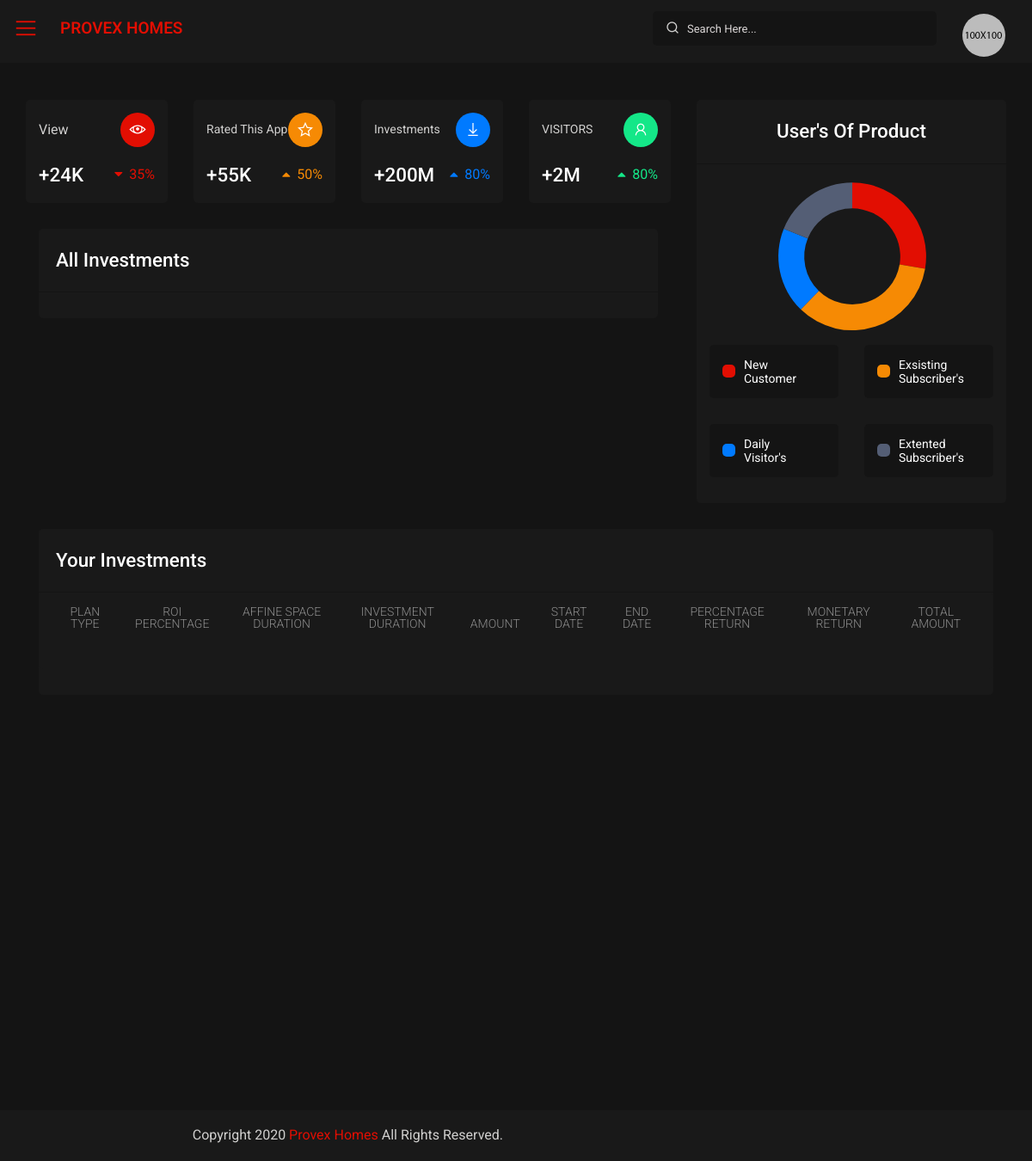
The page /dashboard/ (signed in) on the database as committed earlier.
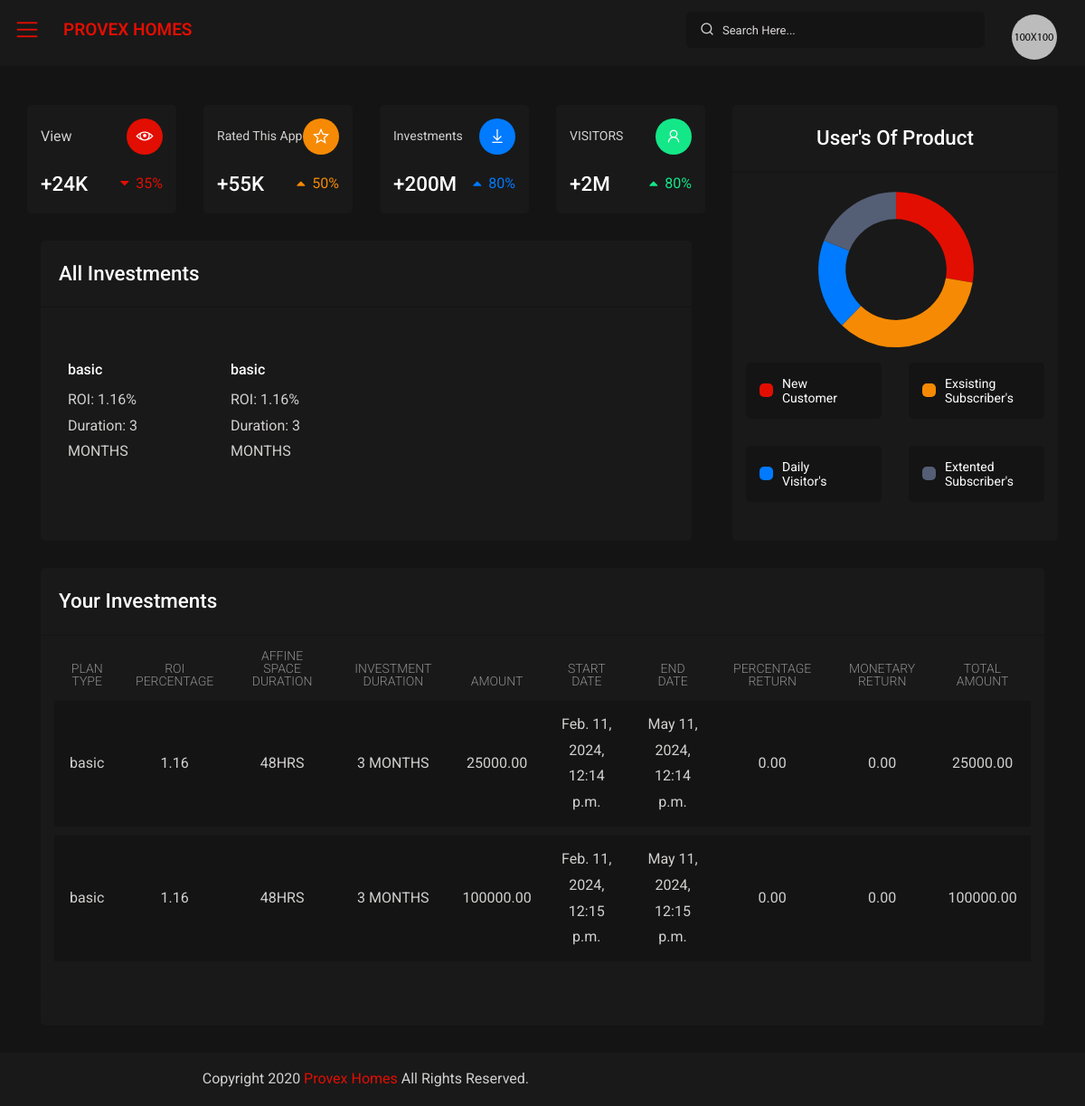
The same page on the database as committed later.
### payment/models.py (models this page shows, shortened)
class InvestmentPlan(models.Model):
    PLAN_TYPES = [
        ('BASIC', 'Basic'),
        ('STANDARD', 'Standard'),
        ('PLATINUM', 'Platinum'),
        ('PREMIUM', 'Premium'),
    ]
    plan_type = models.CharField(max_length=20, choices=PLAN_TYPES)
    roi_percentage = models.DecimalField(max_digits=5, decimal_places=2)
    affine_space_duration = models.CharField(max_length=10)
    investment_duration = models.CharField(max_length=15)
    is_active = models.BooleanField(default=False)
    user = models.ForeignKey(User, on_delete=models.CASCADE)
    amount = models.DecimalField(max_digits=10, decimal_places=2)
    class Meta:
        verbose_name = "Investment Plan"
        verbose_name_plural = "Investment Plans"

class Interest(models.Model):
    investment_plan = models.OneToOneField(InvestmentPlan, on_delete=models.CASCADE, related_name='interest')
    start_date = models.DateTimeField(auto_now_add=True)
    end_date = models.DateTimeField(null=True, blank=True)
    percentage_return = models.DecimalField(max_digits=5, decimal_places=2, default=0)
    monetary_return = models.DecimalField(max_digits=10, decimal_places=2, default=0)
    total_amount = models.DecimalField(max_digits=10, decimal_places=2, default=0)

### dashboard/views.py (the view)
# urls.py: path('dashboard/', views.dashboard_view, name='dashboard'),
def dashboard_view(request):
    user_investments = Interest.objects.filter(investment_plan__user=request.user)
    investment_details = []
    for investment in user_investments:
        investment_plan = investment.investment_plan
        details = {
            'plan_type': investment_plan.get_plan_type_display(),
            'roi_percentage': investment_plan.roi_percentage,
            'affine_space_duration': investment_plan.affine_space_duration,
            'investment_duration': investment_plan.investment_duration,
            'amount': investment_plan.amount,
            'start_date': investment.start_date,
            'end_date': investment.end_date,
            'percentage_return': investment.percentage_return,
            'monetary_return': investment.monetary_return,
            'total_amount': investment.total_amount,
        }
        investment_details.append(details)
    all_investment_plans = InvestmentPlan.objects.filter(user=request.user)
    all_investment_details = []
    for plan in all_investment_plans:
        plan_details = {
            'plan_type': plan.get_plan_type_display(),
            'roi_percentage': plan.roi_percentage,
            'affine_space_duration': plan.affine_space_duration,
            'investment_duration': plan.investment_duration,
            'amount': plan.amount,
        }
        all_investment_details.append(plan_details)
    context = {
        'investment_details': investment_details,
        'all_investment_details': all_investment_details,
    }
    return render(request, 'dashboard/dashboard.html', context)

### templates/dashboard/dashboard.html (shortened to what the changed rows need)
{% extends "base.html" %}
{% load static %}
{% block content %}
      <div id="content-page" class="content-page">
         <div class="container-fluid">
            <div class="row">
               <div class="col-lg-8">
                  <div class="container">
                     <div class="iq-card">
                        <div class="iq-card-body">
                           <div class="row">
                              {% for plan_details in all_investment_details %}
                                 <div class="col-sm-6 col-lg-4 col-xl-3 mb-4">
                                    <div class="iq-card">
                                       <div class="iq-card-body p-0">
                                          <div class="iq-thumb">
                                          </div>
                                          <div class="iq-feature-list">
                                             <h6 class="font-weight-600 mb-0">{{ plan_details.plan_type }}</h6>
                                             <p class="mb-0 mt-2">ROI: {{ plan_details.roi_percentage }}%</p>
                                             <p class="mb-0">Duration: {{ plan_details.investment_duration }}</p>
                                          </div>
                                       </div>
                                    </div>
                                 </div>
                              {% endfor %}
                           </div>
                        </div>
                     </div>
                  </div>
               </div>
            </div>
               <div class="container-fluid">
                  <div class="row">
                     <div class="col-sm-12">
                        <div class="iq-card">
                           <div class="row">
                              <div class="col-sm-12">
                                 <div class="iq-card">
                                    <div class="iq-card-body">
                                       <div class="table-responsive">
                                          <table class="data-tables table movie_table" style="width:100%">
                                             <thead>
                                                <tr>
                                                   <th>Plan Type</th>
                                                   <th>ROI Percentage</th>
                                                   <th>Affine Space Duration</th>
                                                   <th>Investment Duration</th>
                                                   <th>Amount</th>
                                                   <th>Start Date</th>
                                                   <th>End Date</th>
                                                   <th>Percentage Return</th>
                                                   <th>Monetary Return</th>
                                                   <th>Total Amount</th>
                                                </tr>
                                             </thead>
                                             <tbody>
                                                {% for investment in investment_details %}
                                                   <tr>
                                                      <td>{{ investment.plan_type }}</td>
                                                      <td>{{ investment.roi_percentage }}</td>
                                                      <td>{{ investment.affine_space_duration }}</td>
                                                      <td>{{ investment.investment_duration }}</td>
                                                      <td>{{ investment.amount }}</td>
                                                      <td>{{ investment.start_date }}</td>
                                                      <td>{{ investment.end_date }}</td>
                                                      <td>{{ investment.percentage_return }}</td>
                                                      <td>{{ investment.monetary_return }}</td>
                                                      <td>{{ investment.total_amount }}</td>
                                                   </tr>
                                                {% endfor %}
                                             </tbody>
                                          </table>
                                       </div>
                                    </div>
                                 </div>
                              </div>
                           </div>
                        </div>
                     </div>
                  </div>
               </div>
         </div>
      </div>
{% endblock content %}

Rows that differ between the two databases and show on the page:
added InvestmentPlan: plan_type "basic", roi_percentage "1.16", investment_duration "3 MONTHS", plan_type "basic", roi_percentage "1.16", affine_space_duration "48HRS", investment_duration "3 MONTHS", amount "25000.00"
added InvestmentPlan: plan_type "basic", roi_percentage "1.16", investment_duration "3 MONTHS", plan_type "basic", roi_percentage "1.16", affine_space_duration "48HRS", investment_duration "3 MONTHS", amount "100000.00"
added Interest: start_date "Feb. 11, 2024, 12:14 p.m.", end_date "May 11, 2024, 12:14 p.m.", percentage_return "0.00", monetary_return "0.00", total_amount "25000.00"
added Interest: start_date "Feb. 11, 2024, 12:15 p.m.", end_date "May 11, 2024, 12:15 p.m.", percentage_return "0.00", monetary_return "0.00", total_amount "100000.00"
Other text that changed with them:
new list line: "ROI: % Duration:"
